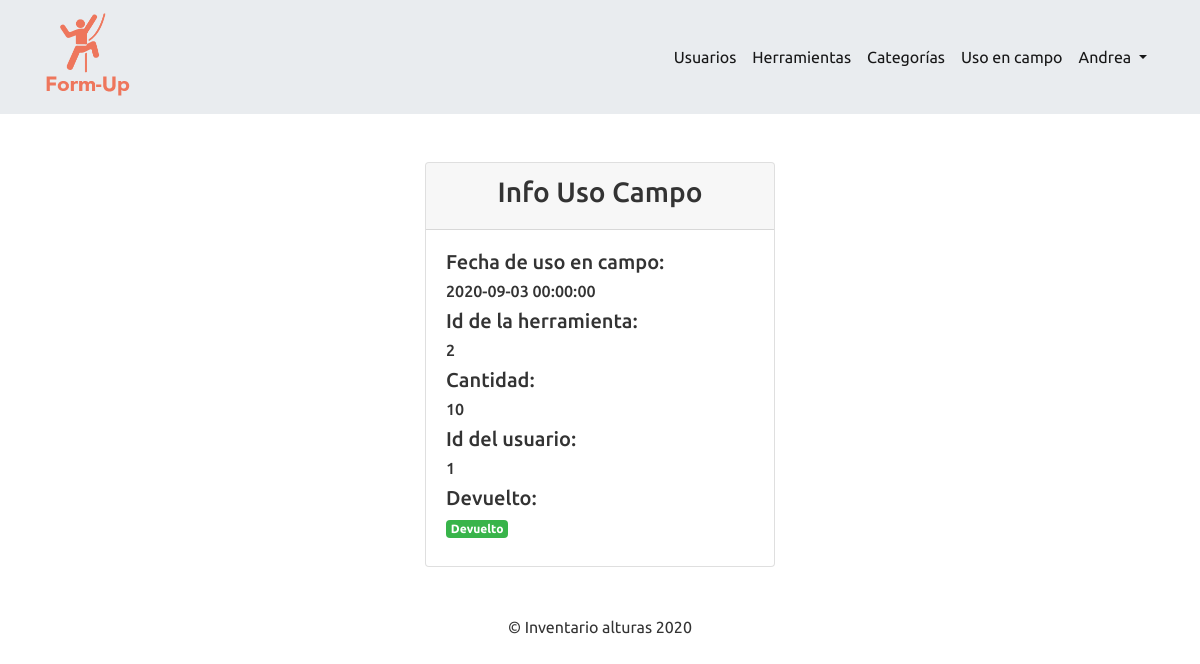
The page /index.php?controller=loans&action=detail&id=2 (signed in) on the database its author committed.
### tables this page shows
CREATE TABLE `prestamos` (
  `id` int(11) NOT NULL,
  `fecha` datetime NOT NULL,
  `herramienta_id` int(11) NOT NULL,
  `cantidad` int(11) NOT NULL,
  `usuario_id` int(11) NOT NULL,
  `devuelto` tinyint(1) NOT NULL
);

### controllers/LoansController.php (called while the page is built, shortened)
<?php
class LoansController extends BaseController{
    public function detail()
    {
        $id = isset($_GET['id'])?$_GET['id']:'';
        $prestamo_obj = new Loan($id,null,null,null,null,null);
        $prestamo = $prestamo_obj->find();
        require_once 'views/dashboard/loans/detail.php';
    }
}

### core/Connection.php (called while the page is built, shortened)
<?php
abstract class Connection
{
    public function __construct()
    {
        try
        {
            $this->dbConnection = new PDO(DB_DRIVER . ':host=' . DB_HOST . ';dbname=' . DB_NAME, DB_USER, DB_PASS);
        } catch (PDOException $ex) {
            echo $ex->getMessage();
            die();
        }
    }
}
?>

### models/Loan.php (called while the page is built, shortened)
<?php
class Loan extends BaseModel
{
    private $id;
    private $fecha;
    private $herramienta_id;
    private $cantidad;
    private $usaurio_id;
    private $devuelto;
    public function __construct($id=null,$fecha=null,$herramienta_id=null,$cantidad=null,$usaurio_id=null,$devuelto=null)
    {
        $this->id=$id;
        $this->fecha=$fecha;
        $this->herramienta_id=$herramienta_id;
        $this->cantidad=$cantidad;
        $this->usaurio_id=$usaurio_id;
        $this->devuelto=$devuelto;
    }
    public function getId()
    {
        return $this->id;
    }
    public function getFecha()
    {
        return $this->fecha;
    }
    public function getHerramientaId()
    {
        return $this->herramienta_id;
    }
    public function getCantidad()
    {
        return $this->cantidad;
    }
    public function getUsuarioId()
    {
        return $this->usaurio_id;
    }
    public function getDevuelto()
    {
        return $this->devuelto;
    }
    public function find()
    {
        $sql = $this->dbConnection->prepare("SELECT*FROM prestamos WHERE id=:id");
        $id = $this->getId();
        $sql->bindParam(':id',$id);
        $sql->execute();
        if($row = $sql->fetch(PDO::FETCH_OBJ)){
            $prestamo_obj = new Loan($row->id,$row->fecha,$row->herramienta_id,$row->cantidad,$row->usuario_id,$row->devuelto);
        }else{
            $prestamo_obj = null;
        }
        return $prestamo_obj;
    }
}
?>

### views/dashboard/loans/detail.php (the view, shortened to what this page needs)
<?php include_once 'views/layouts/header.php' ?>
<?php include_once 'views/layouts/navbar.php' ?>
<div class="container my-5">
        <div class="row">
            <div class="col-4 mx-auto">
                <div class="card">
                    <div class="card-header">
                        <h3 class="text-center">Info Uso Campo</h3>
                    </div>
                    <div class="card-body">
                        <h5>Fecha de uso en campo:</h5>
                        <h6><?php echo $prestamo->getFecha()?></h6>
                        <h5>Id de la herramienta: </h5>
                        <h6><?php echo $prestamo->getHerramientaId()?></h6>
                        <h5>Cantidad:</h5>
                        <h6><?php echo $prestamo->getCantidad()?></h6>
                        <h5>Id del usuario: </h5>
                        <h6><?php echo $prestamo->getUsuarioId()?></h6>
                        <h5>Devuelto: </h5>
                        <h6><?php echo $prestamo->getDevuelto() == 0?"<span class='badge badge-danger'>No devuelto</span>":"<span class='badge badge-success'>Devuelto</span>" ?></h6>
                    </div>
                </div>
            </div>
        </div>
    </div>
<?php include_once 'views/layouts/footer.php' ?>

### rows shown on the page
prestamos: fecha "2020-09-03 00:00:00", herramienta "2", cantidad "10", usuario "1"

### other values the page prints
$_SESSION['username'] "Andrea"
